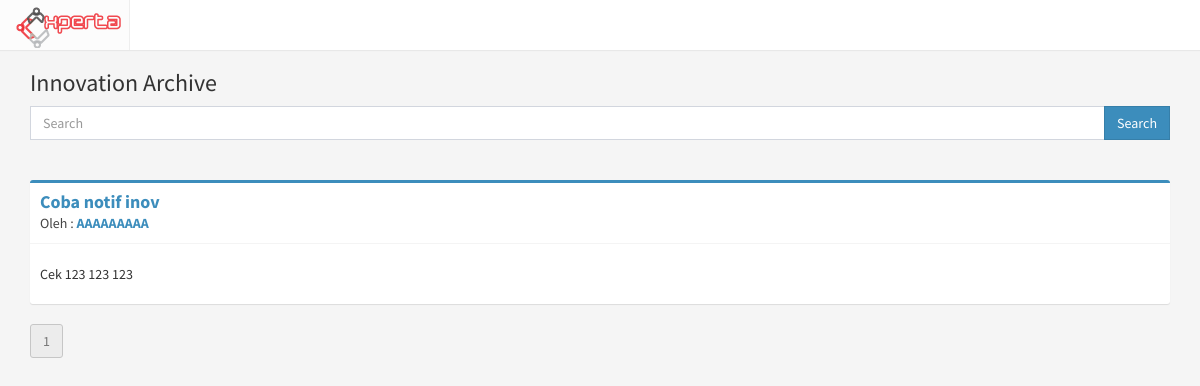
The app's page /cop/innovation_archive, older data.
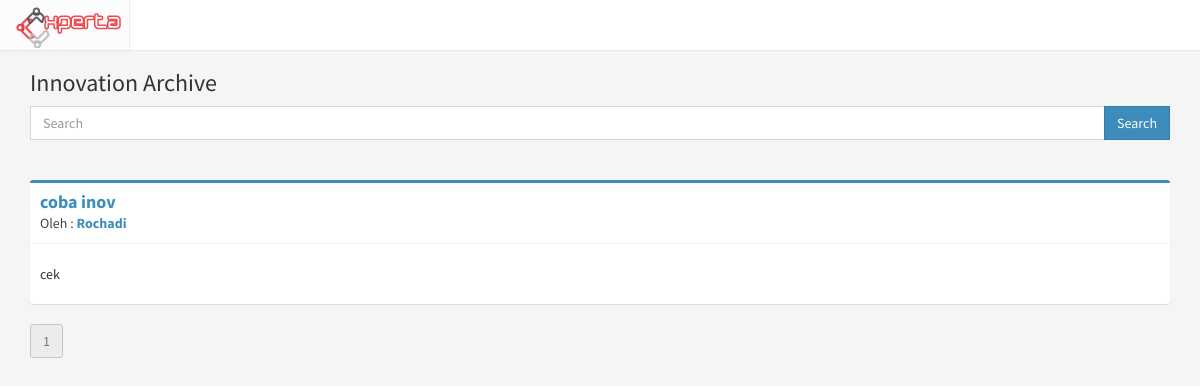
The same page, newer data.
### tables this page shows
CREATE TABLE `cop` (
  `id_cop` int(11) NOT NULL,
  `id_scope` int(11) DEFAULT NULL,
  `id_user` int(11) NOT NULL,
  `title` varchar(200) NOT NULL,
  `content` text NOT NULL,
  `summary` text,
  `type` int(11) NOT NULL,
  `created_at` timestamp NOT NULL DEFAULT CURRENT_TIMESTAMP,
  `updated_at` timestamp NOT NULL DEFAULT CURRENT_TIMESTAMP ON UPDATE CURRENT_TIMESTAMP,
  `status` int(11) NOT NULL DEFAULT '1'
);

### index.php (called while the page is built, shortened)
<?php
require_once BASEPATH.'core/CodeIgniter.php';

### application/models/Cop_model.php (called while the page is built, shortened)
<?php
	class Cop_model extends CI_Model
	{
		function innov_archive($page, $q=''){
			$page = ($page * 5);
			return $this->db->query("SELECT title, id_cop, content, cop.created_at, cop.updated_at, fullname, (SELECT COUNT(*) FROM cop WHERE type=1 AND status = 0 AND (title LIKE '%$q%' OR content LIKE '%$q%')) AS count
				FROM cop, user, profile
				WHERE cop.id_user = user.id_user
					AND user.id_user = profile.id_user
					AND type = 1
					AND status = 0
					AND (title LIKE '%$q%' OR content LIKE '%$q%')
				LIMIT $page, 5
				")->result();
		}
	}

### application/views/cop/innovation_archive.php (the view, shortened to what this page needs)
<?php include 'application/views/header.php' ?>
		<div class="container">
			<div class="row">
				<div class="col-md-12">
						<h3>Innovation Archive</h3>
						<form>
						<div class="input-group">
			                    <input type="text" name="q" class="form-control" placeholder="Search" >
			                    <span class="input-group-btn">
			                    	<button class="btn btn-primary btn-flat" type="submit">Search</button>
			                	</span>
		                </div>
		                	</form>
						<?php foreach ($list_innov as $inov): ?>
							<div class="box box-primary">
								<div class="box-header with-border">
									<h3 class="box-title">
									<strong><a href="<?= site_url('cop/innovation_view/'.$inov->id_cop); ?>">
									<?= $inov->title ?>
									</a></strong>
									</h3>
										<div class="author">
												Oleh :
											<a href="">
												<strong><?= $inov->fullname ?></strong>
											</a>
										</div>
								</div>
								<div class="box-body">
									<p><?= substr($inov->content, 0, 100) ?></p>
								</div>
							</div>
						<?php endforeach ?>
						<?php echo $page ?>
				</div>
			</div>
		</div>
	</body>
</html>

Row changes from the older to the newer data that the page shows:
removed cop: title "Coba notif inov", fullname "AAAAAAAAA", content "Cek 123 123 123"
added cop: title "coba inov", fullname "Rochadi", content "cek"
